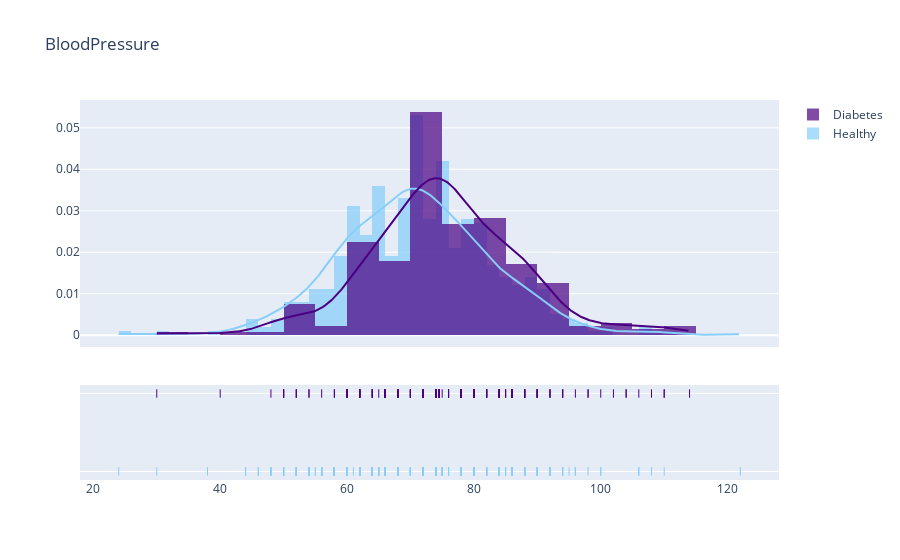

This figure's notebook cell:
### Code cell
df.loc[(df.Outcome == 0) & (df.BloodPressure.isnull()), 'BloodPressure'] = 70.0
df.loc[(df.Outcome == 1) & (df.BloodPressure.isnull()), 'BloodPressure'] = 74.5

create_distplot(df, 'BloodPressure')

### Figure 1 — Plotly figure (JSON) as saved in the notebook; plotly's stock layout.template omitted (floating-point values rounded to 4 significant figures; data arrays with more than 128 entries replaced by an {"elided": "..."} marker saying what was removed)
{"data": [{"autobinx": false, "histnorm": "probability density", "legendgroup": "Healthy", "marker": {"color": "lightskyblue"}, "name": "Healthy", "opacity": 0.7, "type": "histogram", "x": {"elided": "500 int values"}, "xaxis": "x", "xbins": {"end": 122, "size": 0, "start": 24}, "yaxis": "y"}, {"autobinx": false, "histnorm": "probability density", "legendgroup": "Diabetes", "marker": {"color": "indigo"}, "name": "Diabetes", "opacity": 0.7, "type": "histogram", "x": {"elided": "268 float values"}, "xaxis": "x", "xbins": {"end": 114, "size": 0, "start": 30}, "yaxis": "y"}, {"legendgroup": "Healthy", "marker": {"color": "lightskyblue"}, "mode": "lines", "name": "Healthy", "showlegend": false, "type": "scatter", "x": {"elided": "500 float values"}, "xaxis": "x", "y": {"elided": "500 float values"}, "yaxis": "y"}, {"legendgroup": "Diabetes", "marker": {"color": "indigo"}, "mode": "lines", "name": "Diabetes", "showlegend": false, "type": "scatter", "x": {"elided": "500 float values"}, "xaxis": "x", "y": {"elided": "500 float values"}, "yaxis": "y"}, {"legendgroup": "Healthy", "marker": {"color": "lightskyblue", "symbol": "line-ns-open"}, "mode": "markers", "name": "Healthy", "showlegend": false, "type": "scatter", "x": {"elided": "500 int values"}, "xaxis": "x", "y": {"elided": "500 str values"}, "yaxis": "y2"}, {"legendgroup": "Diabetes", "marker": {"color": "indigo", "symbol": "line-ns-open"}, "mode": "markers", "name": "Diabetes", "showlegend": false, "type": "scatter", "x": {"elided": "268 float values"}, "xaxis": "x", "y": {"elided": "268 str values"}, "yaxis": "y2"}], "layout": {"barmode": "overlay", "hovermode": "closest", "legend": {"traceorder": "reversed"}, "title": {"text": "BloodPressure"}, "xaxis": {"anchor": "y2", "domain": [0, 1], "zeroline": false}, "yaxis": {"anchor": "free", "domain": [0.35, 1], "position": 0}, "yaxis2": {"anchor": "x", "domain": [0, 0.25], "dtick": 1, "showticklabels": false}}}
